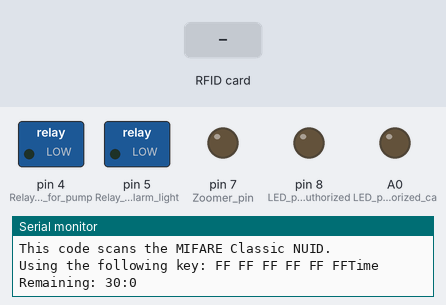
A sketch run on a simulated Arduino Uno, built with avr-gcc and run on an emulated ATmega328P. On the bench: switched loads named in the sketch (green lamp = pin HIGH), output pins drawn as LEDs (lit = HIGH), the last lines printed to the serial monitor. The test bench sets the inputs (shaded band). Pins used as bus, display or sensor lines are not drawn.

Above: at 1.2 s.
1.3 s: RFID card 5E 7A 19 C4 held to the reader
At 2.2 s:
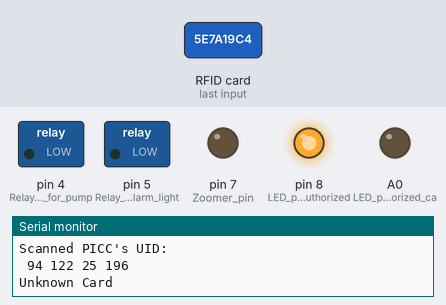
Timing chart, 0 to 5.0 s (numbered marks = the images above; inputs shaded):
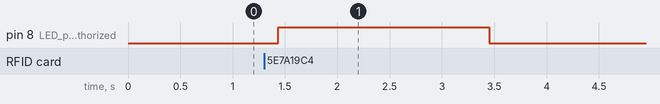

The sketch:

RFID.ino
```cpp
#include <MFRC522.h>
#include <SPI.h>

#define SS_PIN 10
#define RST_PIN 9

MFRC522 rfid(SS_PIN, RST_PIN); // Instance of the class

MFRC522::MIFARE_Key key;

int code[] = {203, 158, 65, 2}; // This is the stored UID
int codeRead = 0;
String uidString;

unsigned long startTime;
bool timerRunning = true;
bool pumpRelayActivated = false;
bool alarmRelayActivated = false;
#define COUNTDOWN_TIME 1800 // 60 seconds for testing
unsigned long lastPrintTime = 0;

// Init array that will store new NUID
byte nuidPICC[4];

void setup() {
  Serial.begin(9600);
  SPI.begin(); // Init SPI bus
  rfid.PCD_Init(); // Init MFRC522
  pinMode(8, OUTPUT); // LED pin for unauthorized card
  pinMode(A0, OUTPUT); // LED pin for authorized card
  pinMode(4, OUTPUT); // Relay pin for pump
  pinMode(5, OUTPUT); // Relay pin for alarm light
  pinMode(7, OUTPUT); // Zoomer pin
  digitalWrite(4, LOW); // Ensure pump relay is off initially
  digitalWrite(5, LOW); // Ensure alarm relay is off initially

  // Start the timer
  startTime = millis();

  for (byte i = 0; i < 6; i++) {
    key.keyByte[i] = 0xFF;
  }

  Serial.println(F("This code scans the MIFARE Classic NUID."));
  Serial.print(F("Using the following key:"));
  printHex(key.keyByte, MFRC522::MF_KEY_SIZE);
}

void loop() {
  unsigned long currentTime = millis();

  // Display timer countdown if running
  if (timerRunning) {
    unsigned long elapsedTime = (currentTime - startTime) / 1000;

    if (elapsedTime >= COUNTDOWN_TIME) {
      timerRunning = false;
      Serial.println("Time's up!");
      flashLed(); // Flash LED when time is up
      activateZoomer(); // Activate zoomer when time is up
      if (!alarmRelayActivated) {
        digitalWrite(5, HIGH); // Activate alarm relay when time is up
        alarmRelayActivated = true;
      }
    } else {
      unsigned long remainingTime = COUNTDOWN_TIME - elapsedTime;
      unsigned long minutes = remainingTime / 60;
      unsigned long seconds = remainingTime % 60;

      // Print the countdown timer to the Serial console every minute
      if (currentTime - lastPrintTime >= 60000 || lastPrintTime == 0) {
        Serial.print("Time Remaining: ");
        Serial.print(minutes);
        Serial.print(":");
        Serial.println(seconds);
        lastPrintTime = currentTime;
      }
    }
  }

  // Keep alarm relay on if timer has ended
  if (alarmRelayActivated) {
    digitalWrite(5, HIGH);
  } else {
    digitalWrite(5, LOW);
  }

  // Check for RFID input to disarm
  if (rfid.PICC_IsNewCardPresent() && rfid.PICC_ReadCardSerial()) {
    Serial.println("Card detected!");
    Serial.print(F("PICC type: "));
    MFRC522::PICC_Type piccType = rfid.PICC_GetType(rfid.uid.sak);
    Serial.println(rfid.PICC_GetTypeName(piccType));

    // Check if the PICC is of Classic MIFARE type
    if (piccType != MFRC522::PICC_TYPE_MIFARE_MINI &&
        piccType != MFRC522::PICC_TYPE_MIFARE_1K &&
        piccType != MFRC522::PICC_TYPE_MIFARE_4K) {
      Serial.println(F("Your tag is not of type MIFARE Classic."));
      return;
    }

    if (rfid.uid.uidByte[0] != nuidPICC[0] ||
        rfid.uid.uidByte[1] != nuidPICC[1] ||
        rfid.uid.uidByte[2] != nuidPICC[2] ||
        rfid.uid.uidByte[3] != nuidPICC[3] ) {
      Serial.println(F("A new card has been detected."));

      // Store NUID into nuidPICC array
      for (byte i = 0; i < 4; i++) {
        nuidPICC[i] = rfid.uid.uidByte[i];
      }

      Serial.println(F("The NUID tag is:"));
      Serial.print(F("In hex: "));
      printHex(rfid.uid.uidByte, rfid.uid.size);
      Serial.println();
      Serial.print(F("In dec: "));
      printDec(rfid.uid.uidByte, rfid.uid.size);
      Serial.println();
    } else {
      Serial.println(F("Card read previously."));
    }

    readRFID();
  }
}

void readRFID() {
  clearUID();

  Serial.println("Scanned PICC's UID:");
  printDec(rfid.uid.uidByte, rfid.uid.size);

  uidString = String(rfid.uid.uidByte[0]) + " " + String(rfid.uid.uidByte[1]) + " " + String(rfid.uid.uidByte[2]) + " " + String(rfid.uid.uidByte[3]);

  printUID();

  int i = 0;
  boolean match = true;
  while (i < rfid.uid.size) {
    if (!(rfid.uid.uidByte[i] == code[i])) {
      match = false;
    }
    i++;
  }

  if (match) {
    Serial.println("\nI know this card!");
    printUnlockMessage();
    timerRunning = false; // Stop the timer if correct card is scanned
    digitalWrite(A0, HIGH); // Turn on LED for authorized card
    digitalWrite(4, HIGH); // Activate pump relay for 5 seconds
    delay(5000); // Keep pump relay on for 5 seconds
    digitalWrite(4, LOW); // Deactivate pump relay
    noTone(7); // Turn off zoomer if disarmed
  } else {
    digitalWrite(8, HIGH); // Turn on LED for unauthorized card
    Serial.println("\nUnknown Card");
    delay(2000);
    digitalWrite(8, LOW); // Turn off LED for unauthorized card
  }

  // Halt PICC
  rfid.PICC_HaltA();

  // Stop encryption on PCD
  rfid.PCD_StopCrypto1();
}

void printDec(byte *buffer, byte bufferSize) {
  for (byte i = 0; i < bufferSize; i++) {
    Serial.print(buffer[i] < 0x10 ? " 0" : " ");
    Serial.print(buffer[i], DEC);
  }
}

void printHex(byte *buffer, byte bufferSize) {
  for (byte i = 0; i < bufferSize; i++) {
    Serial.print(buffer[i] < 0x10 ? " 0" : " ");
    Serial.print(buffer[i], HEX);
  }
}

void clearUID() {
  Serial.print(uidString);
}

void printUID() {
  // Placeholder function, can be expanded if needed
}

void printUnlockMessage() {
  Serial.println("Unlocked");
  digitalWrite(A0, HIGH);
  delay(2000);
  digitalWrite(A0, LOW);
}

void flashLed() {
  for (int i = 0; i < 10; i++) { // Flash unauthorized LED 10 times
    digitalWrite(8, HIGH);
    delay(500);
    digitalWrite(8, LOW);
    delay(500);
  }
}

void activateZoomer() {
  // Activate alarm relay for alarm light
  digitalWrite(5, HIGH);

  // Play new "Game Over" song
  int melody[] = {440, 392, 349, 330, 294, 262, 294, 330, 349, 392, 440};
  int noteDurations[] = {200, 200, 200, 200, 200, 200, 200, 200, 200, 200, 400};

  for (int thisNote = 0; thisNote < 11; thisNote++) {
    tone(7, melody[thisNote], noteDurations[thisNote]);
    delay(noteDurations[thisNote]);
  }
  noTone(7); // Turn off zoomer at the end
}
```

Measured:
- after the input at 1.3 s, pin 8 (LED_pin_for_unauthorized): LOW → HIGH after 0.14 s, → LOW 2.0 s later
